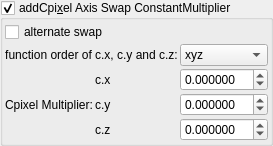
    <widget class="MyGroupBox" name="groupCheck_transf_addCpixel_enabled_false">
     <property name="toolTip">
      <string>&lt;html&gt;&lt;head/&gt;&lt;body&gt;&lt;p&gt;Cpixel is CVector3 c = ( c.x, c.y, c.z). It is each original point (pixel) in 3D space where the iteration starts from, ( c = original z for each point .) It is commonly found in formula structures z = f(z) + c.&lt;/p&gt;&lt;p&gt;The Cpixel multiplier effectively scales this point &amp;quot;c&amp;quot;.&lt;/p&gt;&lt;p&gt;This transform allows the swapping of the order of the &amp;quot;CVector3 c&amp;quot; components before being multiplied by &amp;quot;CVector3 z&amp;quot; components.&lt;/p&gt;&lt;/body&gt;&lt;/html&gt;</string>
     </property>
     <property name="title">
      <string>addCpi&amp;xel Axis Swap ConstantMultiplier</string>
     </property>
     <property name="checkable">
      <bool>true</bool>
     </property>
     <layout class="QVBoxLayout" name="verticalLayout_51">
      <property name="spacing">
       <number>2</number>
      </property>
      <property name="leftMargin">
       <number>2</number>
      </property>
      <property name="topMargin">
       <number>2</number>
      </property>
      <property name="rightMargin">
       <number>2</number>
      </property>
      <property name="bottomMargin">
       <number>2</number>
      </property>
      <item>
       <layout class="QGridLayout" name="gridLayout_25" columnstretch="0,0,1">
        <property name="spacing">
         <number>2</number>
        </property>
        <item row="3" column="1">
         <widget class="QLabel" name="label_110">
          <property name="text">
           <string notr="true">c.y</string>
          </property>
         </widget>
        </item>
        <item row="2" column="2">
         <widget class="MyDoubleSpinBox" name="spinbox3_transf_constant_multiplierC_111_x">
          <property name="sizePolicy">
           <sizepolicy hsizetype="Minimum" vsizetype="Maximum">
            <horstretch>0</horstretch>
            <verstretch>0</verstretch>
           </sizepolicy>
          </property>
          <property name="prefix">
           <string/>
          </property>
          <property name="suffix">
           <string/>
          </property>
          <property name="decimals">
           <number>6</number>
          </property>
          <property name="minimum">
           <double>-99.989999999999995</double>
          </property>
          <property name="maximum">
           <double>99.989999999999995</double>
          </property>
          <property name="singleStep">
           <double>0.100000000000000</double>
          </property>
         </widget>
        </item>
        <item row="4" column="1">
         <widget class="QLabel" name="label_111">
          <property name="text">
           <string notr="true">c.z</string>
          </property>
         </widget>
        </item>
        <item row="1" column="2">
         <widget class="MyComboBox" name="comboBox_mandelbulbMulti_order_of_xyz_C">
          <item>
           <property name="text">
            <string notr="true">xyz</string>
           </property>
          </item>
          <item>
           <property name="text">
            <string notr="true">xzy</string>
           </property>
          </item>
          <item>
           <property name="text">
            <string notr="true">yxz</string>
           </property>
          </item>
          <item>
           <property name="text">
            <string notr="true">yzx</string>
           </property>
          </item>
          <item>
           <property name="text">
            <string notr="true">zxy</string>
           </property>
          </item>
          <item>
           <property name="text">
            <string notr="true">zyx</string>
           </property>
          </item>
         </widget>
        </item>
        <item row="0" column="0" colspan="2">
         <widget class="MyCheckBox" name="checkBox_transf_alternate_enabled_false">
          <property name="text">
           <string>alternate swap</string>
          </property>
         </widget>
        </item>
        <item row="4" column="2">
         <widget class="MyDoubleSpinBox" name="spinbox3_transf_constant_multiplierC_111_z">
          <property name="sizePolicy">
           <sizepolicy hsizetype="Minimum" vsizetype="Maximum">
            <horstretch>0</horstretch>
            <verstretch>0</verstretch>
           </sizepolicy>
          </property>
          <property name="prefix">
           <string/>
          </property>
          <property name="suffix">
           <string/>
          </property>
          <property name="decimals">
           <number>6</number>
          </property>
          <property name="minimum">
           <double>-99.989999999999995</double>
          </property>
          <property name="maximum">
           <double>99.989999999999995</double>
          </property>
          <property name="singleStep">
           <double>0.100000000000000</double>
          </property>
         </widget>
        </item>
        <item row="2" column="1">
         <widget class="QLabel" name="label_109">
          <property name="text">
           <string notr="true">c.x</string>
          </property>
         </widget>
        </item>
        <item row="3" column="2">
         <widget class="MyDoubleSpinBox" name="spinbox3_transf_constant_multiplierC_111_y">
          <property name="sizePolicy">
           <sizepolicy hsizetype="Minimum" vsizetype="Maximum">
            <horstretch>0</horstretch>
            <verstretch>0</verstretch>
           </sizepolicy>
          </property>
          <property name="prefix">
           <string/>
          </property>
          <property name="suffix">
           <string/>
          </property>
          <property name="decimals">
           <number>6</number>
          </property>
          <property name="minimum">
           <double>-99.989999999999995</double>
          </property>
          <property name="maximum">
           <double>99.989999999999995</double>
          </property>
          <property name="singleStep">
           <double>0.100000000000000</double>
          </property>
         </widget>
        </item>
        <item row="2" column="0" rowspan="3">
         <widget class="QLabel" name="label_108">
          <property name="text">
           <string>Cpixel Multiplier:</string>
          </property>
         </widget>
        </item>
        <item row="1" column="0" colspan="2">
         <widget class="QLabel" name="label">
          <property name="text">
           <string>function order of c.x, c.y and c.z:</string>
          </property>
          <property name="alignment">
           <set>Qt::AlignCenter</set>
          </property>
         </widget>
        </item>
       </layout>
      </item>
     </layout>
    </widget>
